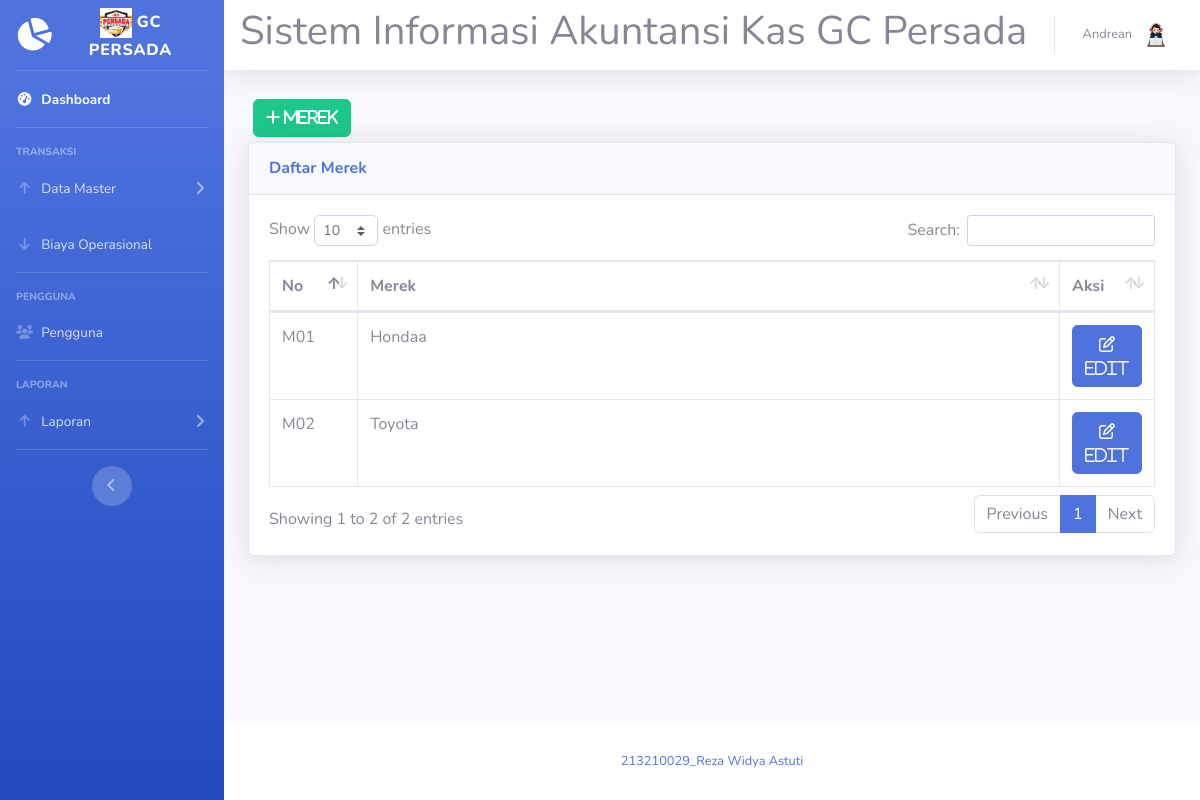
Page /merek.php (signed in) on the committed database.
### tables this page shows
CREATE TABLE `merek` (
  `id_merek` varchar(3) NOT NULL,
  `merek` varchar(15) NOT NULL
);

### merek.php (the view, shortened to what this page needs)
<?php
require 'koneksi.php';
?>
<!DOCTYPE html>
<html lang="en">
<head>
    <link href="vendor/fontawesome-free/css/all.min.css" rel="stylesheet" type="text/css">
    <link href="css/sb-admin-2.min.css" rel="stylesheet">
    <link href="vendor/datatables/dataTables.bootstrap4.min.css" rel="stylesheet">
</head>
<body id="page-top">
    <?php require 'sidebar.php'; ?>
    <div id="content">
        <?php require 'navbar.php'; ?>
        <div class="container-fluid">
            <button type="button" class="btn btn-success" style="margin:5px" data-toggle="modal" data-target="#myModalTambah"><i class="fa fa-plus"> Merek</i></button><br>
            <div class="card shadow mb-4">
                <div class="card-header py-3">
                    <h6 class="m-0 font-weight-bold text-primary">Daftar Merek</h6>
                </div>
                <div class="card-body">
                    <div class="table-responsive">
                        <table class="table table-bordered" id="dataTable" width="100%" cellspacing="0">
                            <thead>
                                <tr>
                                    <th width="10%">No</th>
                                    <th width="80%">Merek</th>
                                    <th width="10%">Aksi</th>
                                </tr>
                            </thead>
                            <tbody>
                                <?php
                                $query = mysqli_query($koneksi, "SELECT * FROM merek");
                                while ($data = mysqli_fetch_assoc($query)) {
                                ?>
                                    <tr>
                                        <td><?= isset($data['id_merek']) ? htmlspecialchars($data['id_merek']) : ''; ?></td>
                                        <td><?= isset($data['merek']) ? htmlspecialchars($data['merek']) : ''; ?></td>
                                        <td>
                                            <a href="#" type="button" class="fa fa-edit btn btn-primary btn-md" data-toggle="modal" data-target="#myModal<?= isset($data['id_merek']) ? htmlspecialchars($data['id_merek']) : ''; ?>"> Edit</a>
                                        </td>
                                    </tr>
                                <?php
                                }
                                ?>
                            </tbody>
                        </table>
                    </div>
                </div>
            </div>
        </div>
    </div>
    <?php require 'footer.php'; ?>
</body>
</html>

### rows in the picture
merek: id_merek "M01", merek "Hondaa"
merek: id_merek "M02", merek "Toyota"

### other values in the picture
$_SESSION['nama'] "Andrean"
